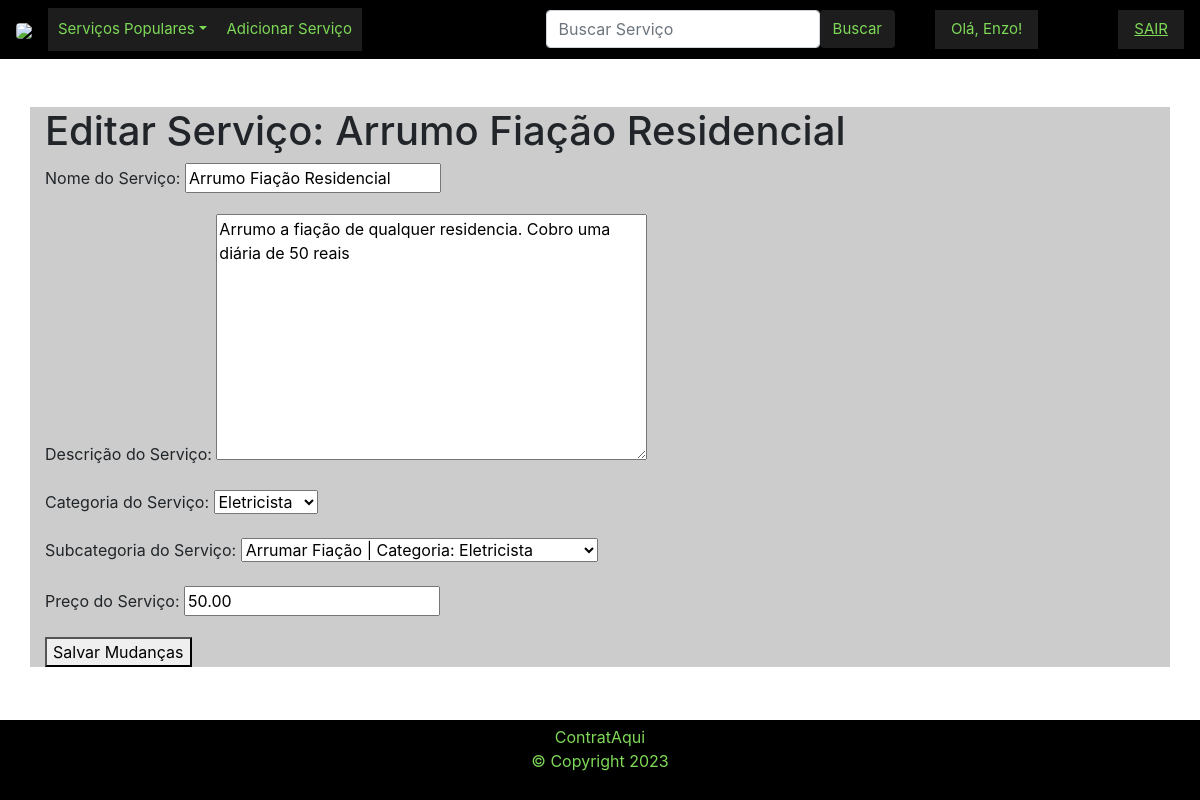
The app's page /5/editar/ (signed in) with its own data.
### site_final/models.py (models this page shows, shortened)
class Servico(models.Model):
    nome = models.CharField(max_length=100)
    descricao = models.TextField()
    autor = models.ForeignKey(User, on_delete=models.CASCADE)
    categoria = models.ForeignKey(Categoria, on_delete=models.CASCADE)
    subcategoria = models.ForeignKey(SubCategoria, on_delete=models.CASCADE)
    preco = models.DecimalField(max_digits=6, decimal_places=2, default=0.0)

class Categoria(models.Model):
    nome = models.CharField(max_length=100)
    slug = models.SlugField(unique=True, blank=True)
    def __str__(self):
        return self.nome

class SubCategoria(models.Model):
    categoria_pai = models.ForeignKey(Categoria, related_name='subcategorias', on_delete=models.CASCADE)
    nome = models.CharField(max_length=100)
    slug = models.SlugField(unique=True, blank=True)
    def __str__(self):
        return self.nome + " | Categoria: " + str(self.categoria_pai)

### site_final/views.py (the view, shortened to what this page needs)
# urls.py: path('<int:pk>/editar/', ServicoUpdateView.as_view(), name='servico-update'),
class ServicoUpdateView(LoginRequiredMixin, UserPassesTestMixin, UpdateView):
    model = Servico
    form_class = ServicoUpdateForm
    template_name = 'servico/servico_editar.html'
    def get_context_data(self, *args, **kwargs):
        list_types = Categoria.objects.all()
        context = super(ServicoUpdateView,self).get_context_data( *args, **kwargs)
        context["list_types"] = list_types
        return context
    def test_func(self):
        servico = self.get_object()
        return self.request.user == servico.autor

### site_final/forms.py
class ServicoUpdateForm(forms.ModelForm):
    class Meta:
        model = Servico
        fields = ['nome', 'descricao', 'categoria', 'subcategoria', 'preco']
        labels = {
            'nome': 'Nome do Serviço',
            'descricao': 'Descrição do Serviço',
            'categoria': 'Categoria do Serviço',
            'subcategoria': 'Subcategoria do Serviço',
            'preco': 'Preço do Serviço',
        }

### site_final/context_processors.py (called while the page is built)
def categorias(request):
    categorias = Categoria.objects.all()
    print(categorias)  # Adicione esta linha
    return {'list_types': categorias}

### site_final/templates/servico/servico_editar.html (shortened to what this page needs)
<!DOCTYPE html>
<html lang="en">
<head>
</head>
<body>
    {% extends 'base.html' %}
    {% block content %}
        <h1>Editar Serviço: {{ servico.nome }}</h1>
        <form method="post">
            {{ form.as_p }}
            <button type="submit">Salvar Mudanças</button>
        </form>
    {% endblock %}

### site_final/templates/base.html (shortened to what this page needs)
<!doctype html>
<html lang="en">
<head>
  <link rel="stylesheet" href="https://cdn.jsdelivr.net/npm/bootstrap@4.4.1/dist/css/bootstrap.min.css">
</head>
<body>
  <nav class="navbar navbar-expand-lg navbar-dark" style="background-color: black;">
    <div class="media">
      <a  href="{% url 'home' %}">
        <img src="https://i.imgur.com/P3f7N1S.png" width="190" class="mr-3 rounded" href="{% url 'home' %}">
      </a>
    </div>
    <div class="collapse navbar-collapse" id="navbarSupportedContent">
      <ul class="navbar-nav me-auto mb-2 mb-lg-0">
        <li class="nav-item dropdown">
          <a class="nav-link dropdown-toggle"  href="#" role="button" data-bs-toggle="dropdown" aria-expanded="false" style="padding:10px; background-color: rgb(29, 29, 29);color: rgb(126,217,87); font-size: 15px;">Serviços Populares</a>
        </li>
      </ul>
      <ul class="navbar-nav mr-auto">
        <li class="nav-item">
          {% if user.is_authenticated %}
          <a class="nav-link" href="{% url 'servico-create' %}" style="padding:10px; background-color: rgb(29, 29, 29) ;color: rgb(126,217,87); font-size: 15px;">Adicionar Serviço</a>
          {% endif %}
        </li>
      </ul>
      <form class="d-flex" role="search" method="POST" action="{% url 'search' %}">
        <input class="form-control me-2" type="search" placeholder="Buscar Serviço" aria-label="Search" name = "searched">
        <button class="btn btn-outline-secundary" type="submit"  style="background-color: rgb(29, 29, 29) ; color: rgb(126,217,87); font-size: 15px; text-align: center;" >Buscar</button>
      </form>
      <ul class="form-inline my-2 my-lg-0">
        {% if user.is_authenticated %}
          <a class="nav-link" style="background-color: rgb(29, 29, 29) ; color: rgb(126,217,87); font-size: 15px; text-align: center;">Olá, {{ user.first_name }}!</a>
        {% endif %}
      </ul>
      <ul class="form-inline my-2 my-lg-0">
        {% if user.is_authenticated %}
          <ul class="nav-item">
            <a class="nav-link" href="{% url 'logout' %}" style="background-color: rgb(29, 29, 29) ;color: rgb(126,217,87); font-size: 15px; text-align: center;"><u>SAIR</u></a>
          </ul>
        {% else %}
          <ul class="nav-item">
            <a class="nav-link" href="{% url 'login' %}" style="color: rgb(126,217,87); font-size: 15px; text-align: center;"><u>LOGIN</u></a>
            <a class="nav-link" href="{% url 'register' %}" style="color: rgb(126,217,87); font-size: 15px; text-align: center;"><u>CADASTRE-SE</u></a>
          </ul>
        {% endif %}
      </ul>
    </div>
  </nav>
  <br /><br />
  <div class="container" style="background-color: rgba(22, 24, 22, 0.22);">
    {% block content %}
    {% endblock %}
  </div>
  <footer>
    <p>ContratAqui<br>
      © Copyright 2023</p>
  </footer>
</body>
</html>

### site_final/templates/base.html (style rules this page uses)
footer { position: fixed; height: 10%; flex-direction: row; bottom: 0; right: 0; left: 0; text-align: center; padding: 5px; background-color: black; color: rgb(126,217,87); }

### records on screen
Servico: nome "Arrumo Fiação Residencial", descricao "Arrumo a fiação de qualquer residencia. Cobro uma diária de 50 reais", categoria "Eletricista", subcategoria "Arrumar Fiação | Categoria: Eletricista", preco "50.00"

### other values on screen
{{ user.first_name }} "Enzo"
